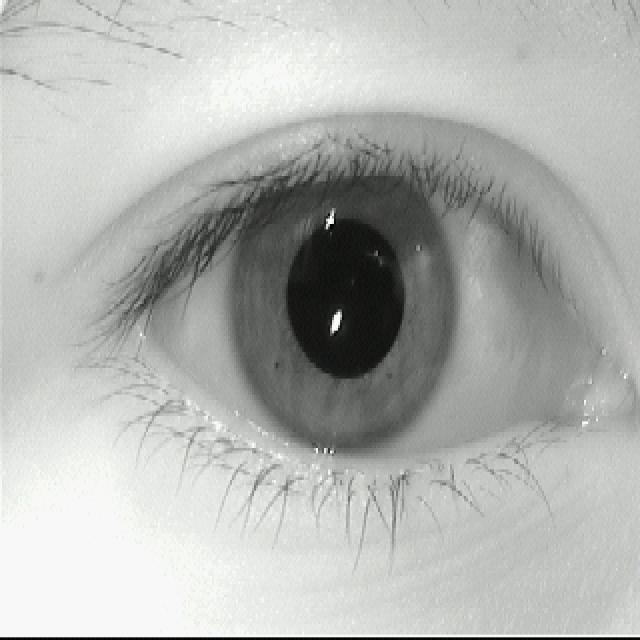
#> input picture img10/1.jpg, 640 x 640 px
$ python -i irispupil.py   (imports and definitions only)
#> lines starting #> are read from the running program, lines starting #| are printed output that depends on the picture; after the words box and inside, x2 and y2 are one past the last pixel; in counts of white or black regions, pixels touching at a corner belong together
#> further down, picture is the input picture: shape (640, 640, 3); mean B, G, R 177.1, 180, 178.2
import cv2
import os
import numpy as np
import torch

# -----------------------------
# Global Variables and Settings
# -----------------------------
# Default model path for YOLO iris & pupil detection (adjust this path as needed)
default_model_path = "./weights/best.pt"


# Class indices for iris and pupil (update according to your dataset)
IRIS_CLASS = 0   # Example: Class ID for iris
PUPIL_CLASS = 1  # Example: Class ID for pupil

# Directory to store cropped eye images (for detection)
detected_eyes_dir = "detected_eyes"
# [1 line not run here, left out]

# -----------------------------
# Function 1: Eye Detection
# -----------------------------
# Initialize the eye detector.
eye_cascade = cv2.CascadeClassifier(cv2.data.haarcascades + 'haarcascade_eye.xml')

# [40 lines left out: function detect_face_and_eyes, not called in this run]

# -----------------------------
# Function 2: Image Enhancement
# -----------------------------
def remove_specular_reflection(image):
    """
    Removes specular reflections from a grayscale image using inpainting.
    """
    _, mask = cv2.threshold(image, 230, 255, cv2.THRESH_BINARY)
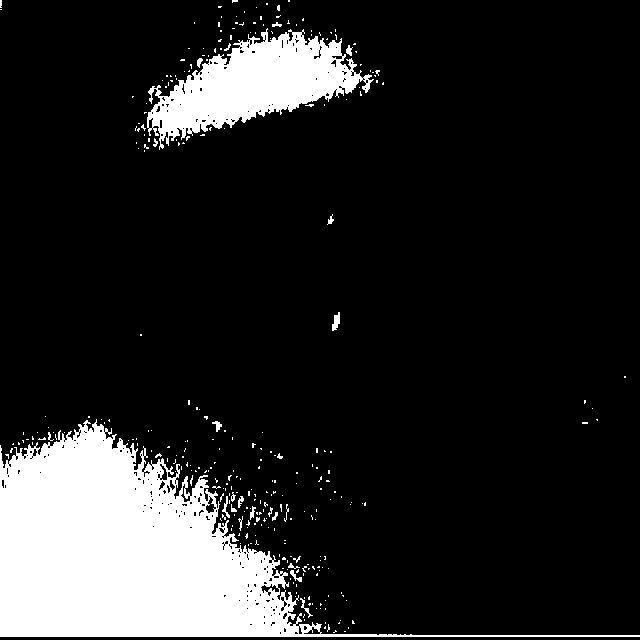
#> mask: shape (640, 640); 14.8% white; 312 white regions (287 under 20 px), largest, box (x1, y1, x2, y2) and area: (0, 419, 640, 637) 46103, (147, 28, 374, 150) 12475, (332, 312, 340, 331) 95
    kernel = cv2.getStructuringElement(cv2.MORPH_ELLIPSE, (3, 3))
    mask = cv2.dilate(mask, kernel, iterations=1)
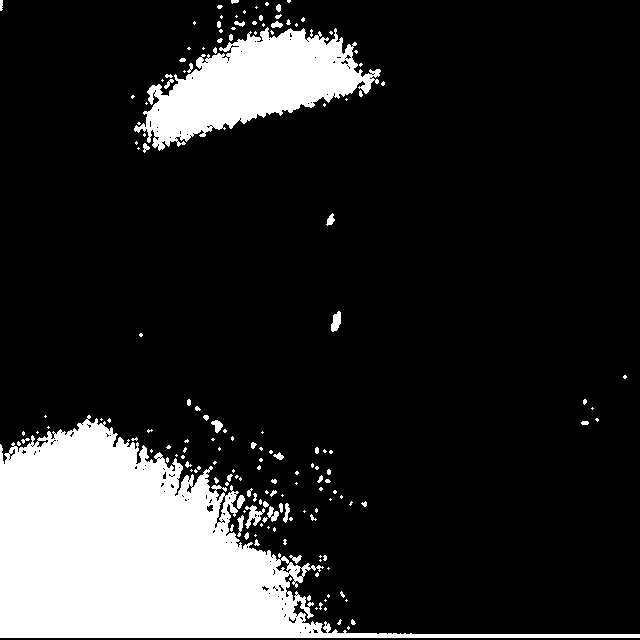
#> mask: shape (640, 640); 16.7% white; 167 white regions (114 under 20 px), largest, box (x1, y1, x2, y2) and area: (0, 415, 640, 638) 50634, (134, 27, 381, 151) 14659, (245, 505, 265, 529) 207
    inpainted_image = cv2.inpaint(image, mask, inpaintRadius=5, flags=cv2.INPAINT_TELEA)
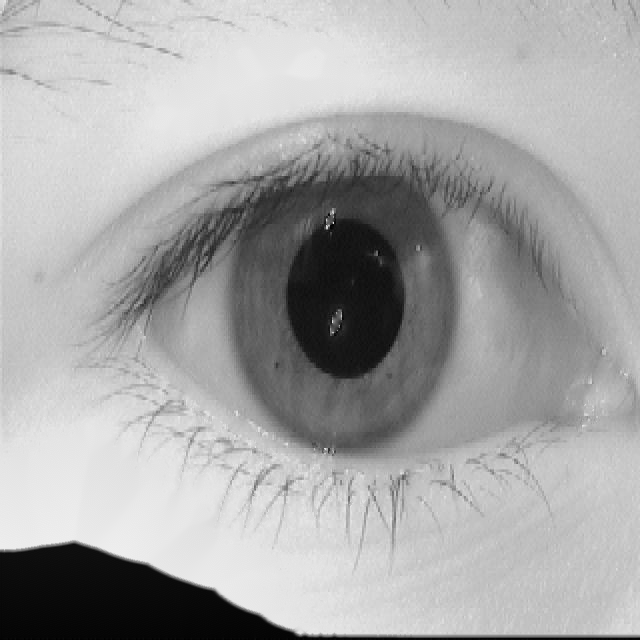
#> inpainted_image: shape (640, 640); min 0, max 239, mean 166.9
    return inpainted_image

def enhance_image(image):
    """
    Enhances the provided image using:
      - Specular reflection removal
      - CLAHE (Contrast Limited Adaptive Histogram Equalization)
      - Bilateral Filtering for noise reduction
      - Sharpening

    Args:
        image (np.array): Input image in BGR format.

    Returns:
        enhanced (np.array): Enhanced image (grayscale).
    """
    gray = cv2.cvtColor(image, cv2.COLOR_BGR2GRAY)
    no_reflection = remove_specular_reflection(gray)
    clahe = cv2.createCLAHE(clipLimit=3.0, tileGridSize=(8, 8))
    clahe_image = clahe.apply(no_reflection)
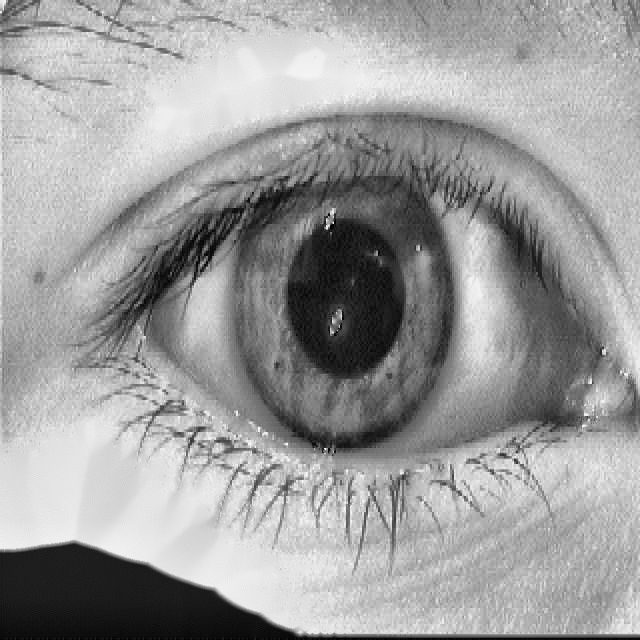
#> clahe_image: shape (640, 640); min 1, max 253, mean 156.5
    bilateral_filtered = cv2.bilateralFilter(clahe_image, d=15, sigmaColor=100, sigmaSpace=100)
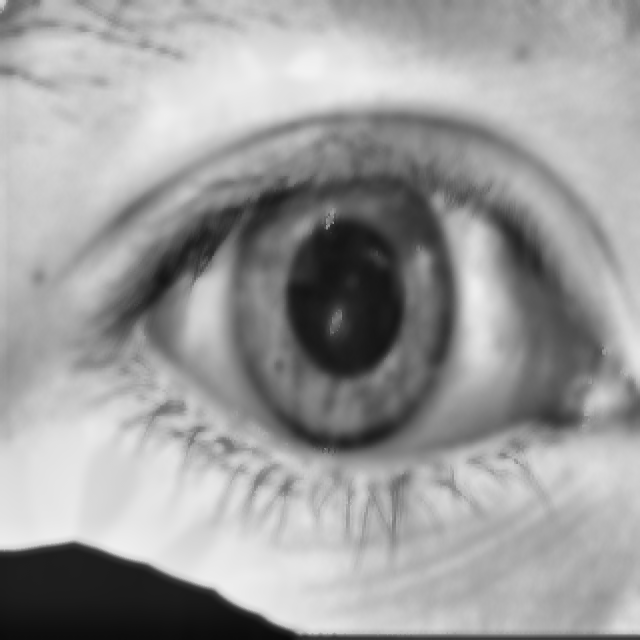
#> bilateral_filtered: shape (640, 640); min 10, max 242, mean 156.5
    sharpening_kernel = np.array([[0, -1, 0], [-1, 5.5, -1], [0, -1, 0]])
    sharpened = cv2.filter2D(bilateral_filtered, -1, sharpening_kernel)
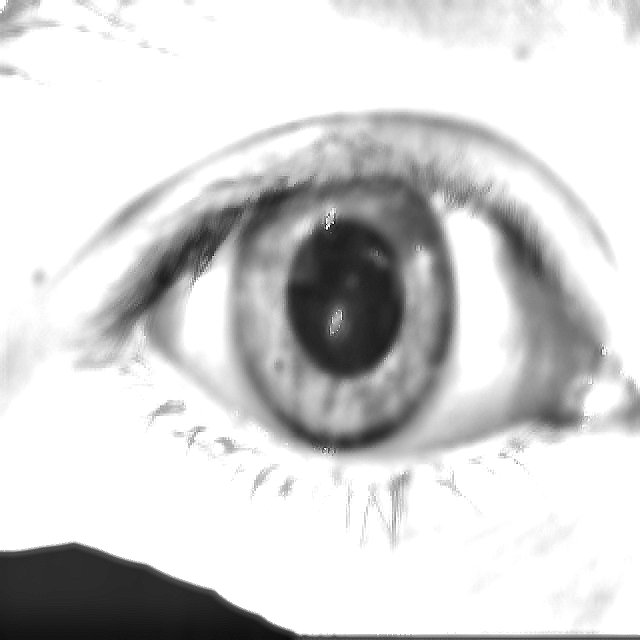
#> sharpened: shape (640, 640); min 0, max 255, mean 210.7
    return sharpened

# -----------------------------
# Function 3: Iris & Pupil Detection via YOLO
# -----------------------------
# [52 lines left out: function detect_iris_and_pupil, not called in this run]

>>> import cv2
>>> picture = cv2.imread('img10/1.jpg')
>>> result = enhance_image(picture)

$ run again, on img10/10.jpg
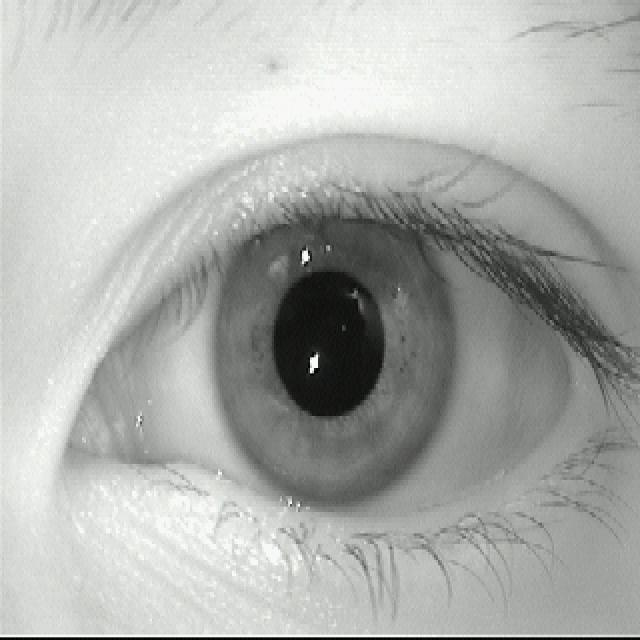
#> input picture img10/10.jpg, 640 x 640 px
#> picture is the input picture: shape (640, 640, 3); mean B, G, R 172.4, 175.5, 173.5
#> in remove_specular_reflection, `_, mask = cv2.threshold(image, 230, 255, cv2.THRESH_BINARY)`:
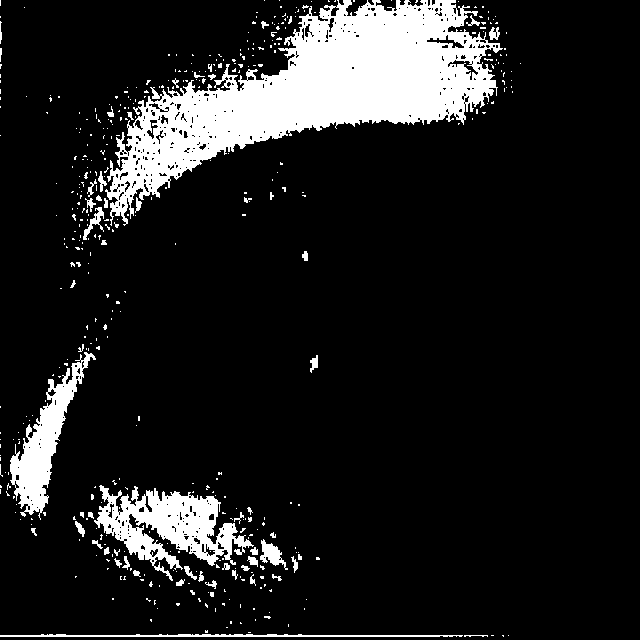
#> mask: shape (640, 640); 12.1% white; 468 white regions (411 under 20 px), largest, box (x1, y1, x2, y2) and area: (105, 0, 503, 226) 33618, (94, 485, 254, 581) 6505, (10, 352, 96, 520) 4196
#> in enhance_image, `sharpened = cv2.filter2D(bilateral_filtered, -1, sharpening_kernel)`:
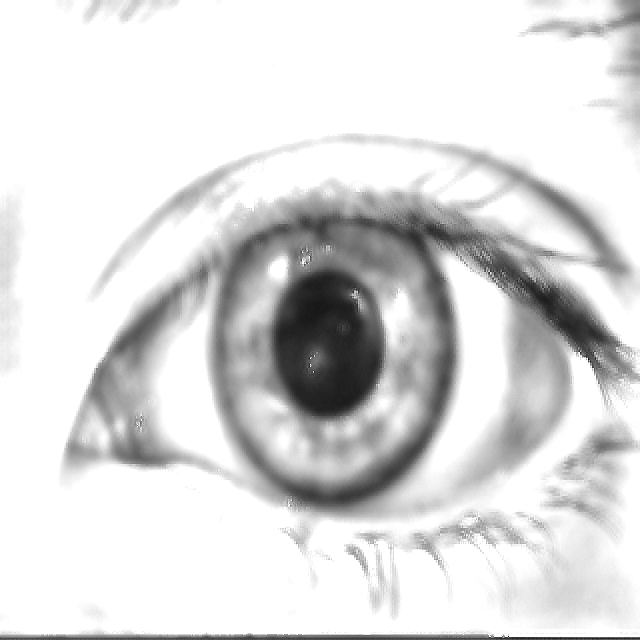
#> sharpened: shape (640, 640); min 0, max 255, mean 219.3

$ run again, on img10/2.jpg
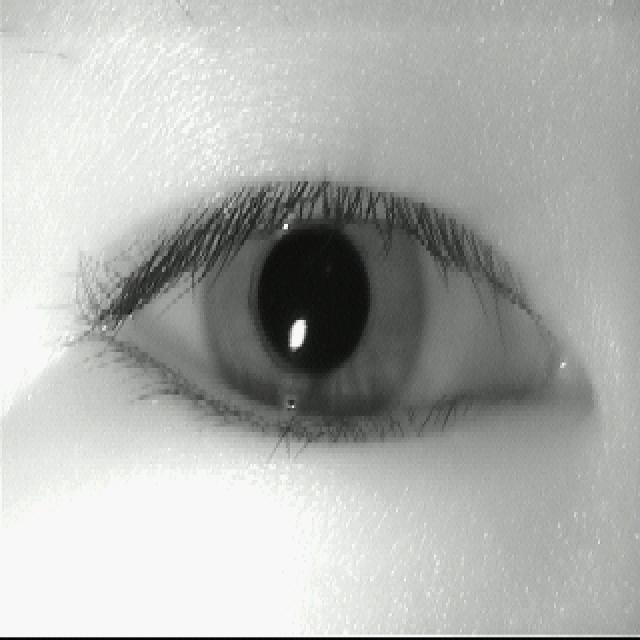
#> input picture img10/2.jpg, 640 x 640 px
#> picture is the input picture: shape (640, 640, 3); mean B, G, R 174.4, 177.1, 175.4
#> in remove_specular_reflection, `_, mask = cv2.threshold(image, 230, 255, cv2.THRESH_BINARY)`:
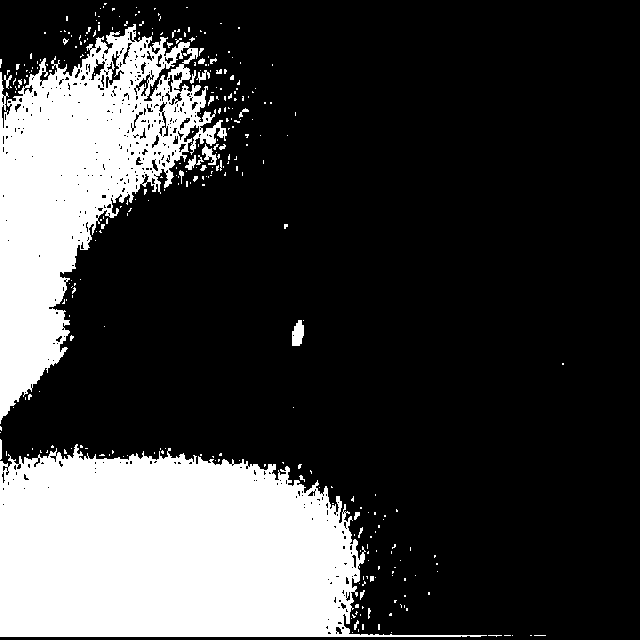
#> mask: shape (640, 640); 24.6% white; 311 white regions (285 under 20 px), largest, box (x1, y1, x2, y2) and area: (0, 444, 487, 637) 60240, (0, 24, 227, 424) 37794, (292, 320, 304, 346) 239
#> in enhance_image, `sharpened = cv2.filter2D(bilateral_filtered, -1, sharpening_kernel)`:
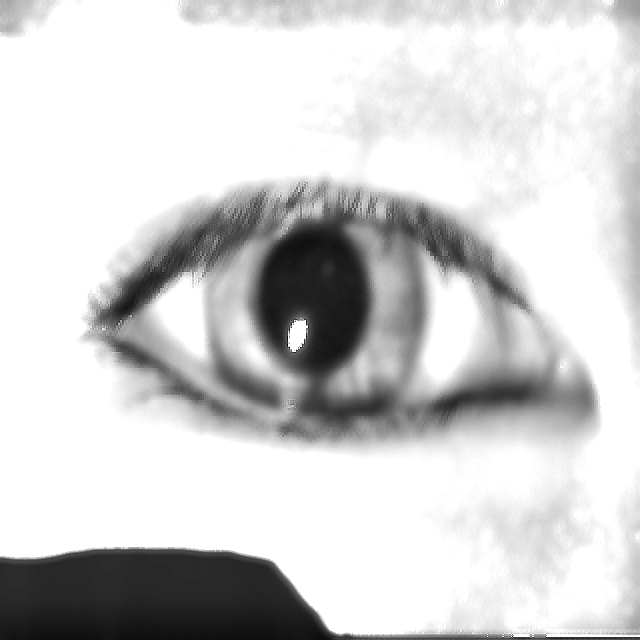
#> sharpened: shape (640, 640); min 0, max 255, mean 208.2

$ run again, on img10/3.jpg
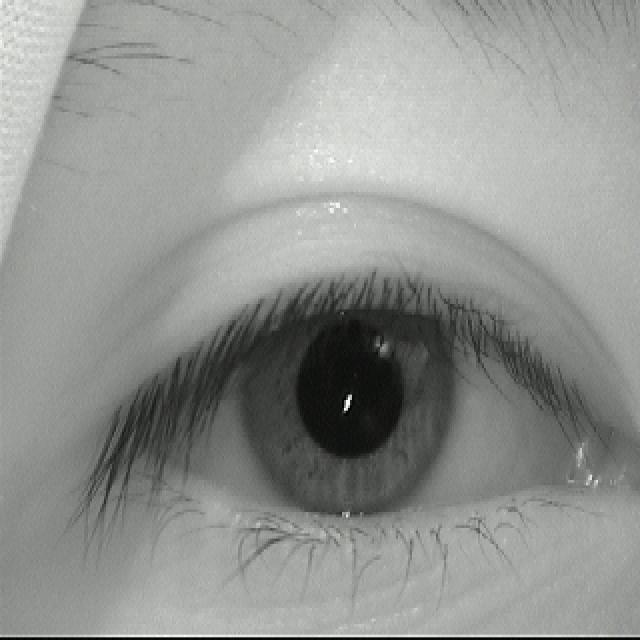
#> input picture img10/3.jpg, 640 x 640 px
#> picture is the input picture: shape (640, 640, 3); mean B, G, R 144.4, 147.4, 145.4
#> in remove_specular_reflection, `_, mask = cv2.threshold(image, 230, 255, cv2.THRESH_BINARY)`:
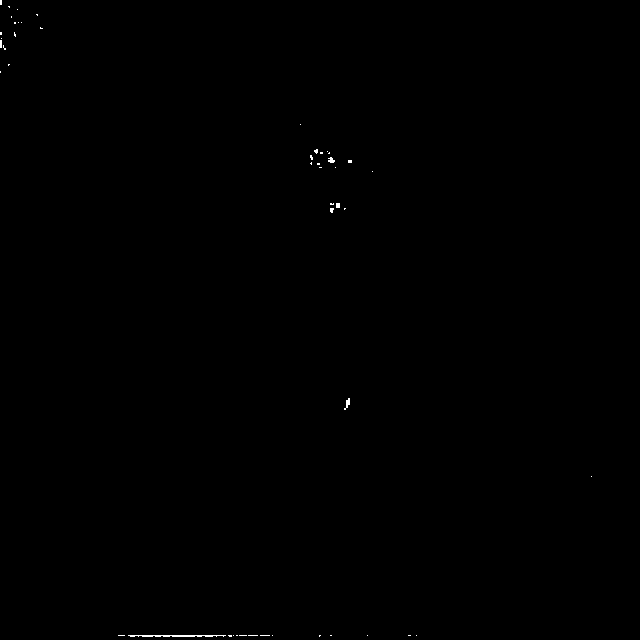
#> mask: shape (640, 640); 0.11% white in thin lines or dots
#> in enhance_image, `sharpened = cv2.filter2D(bilateral_filtered, -1, sharpening_kernel)`:
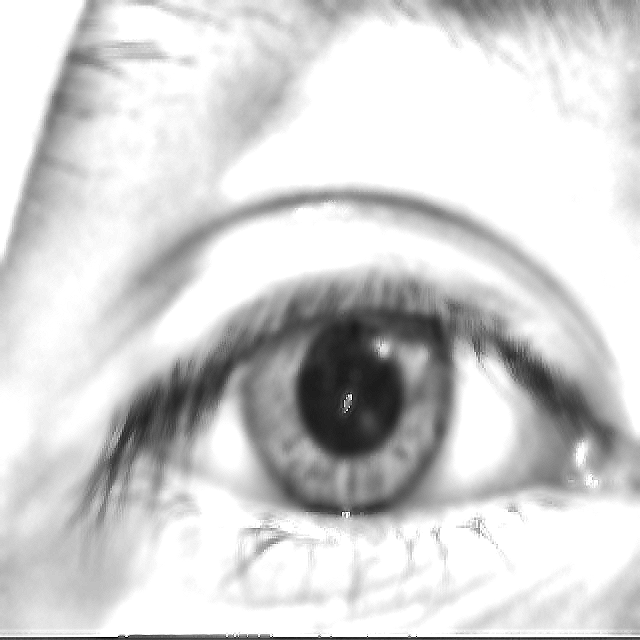
#> sharpened: shape (640, 640); min 0, max 255, mean 210.2
